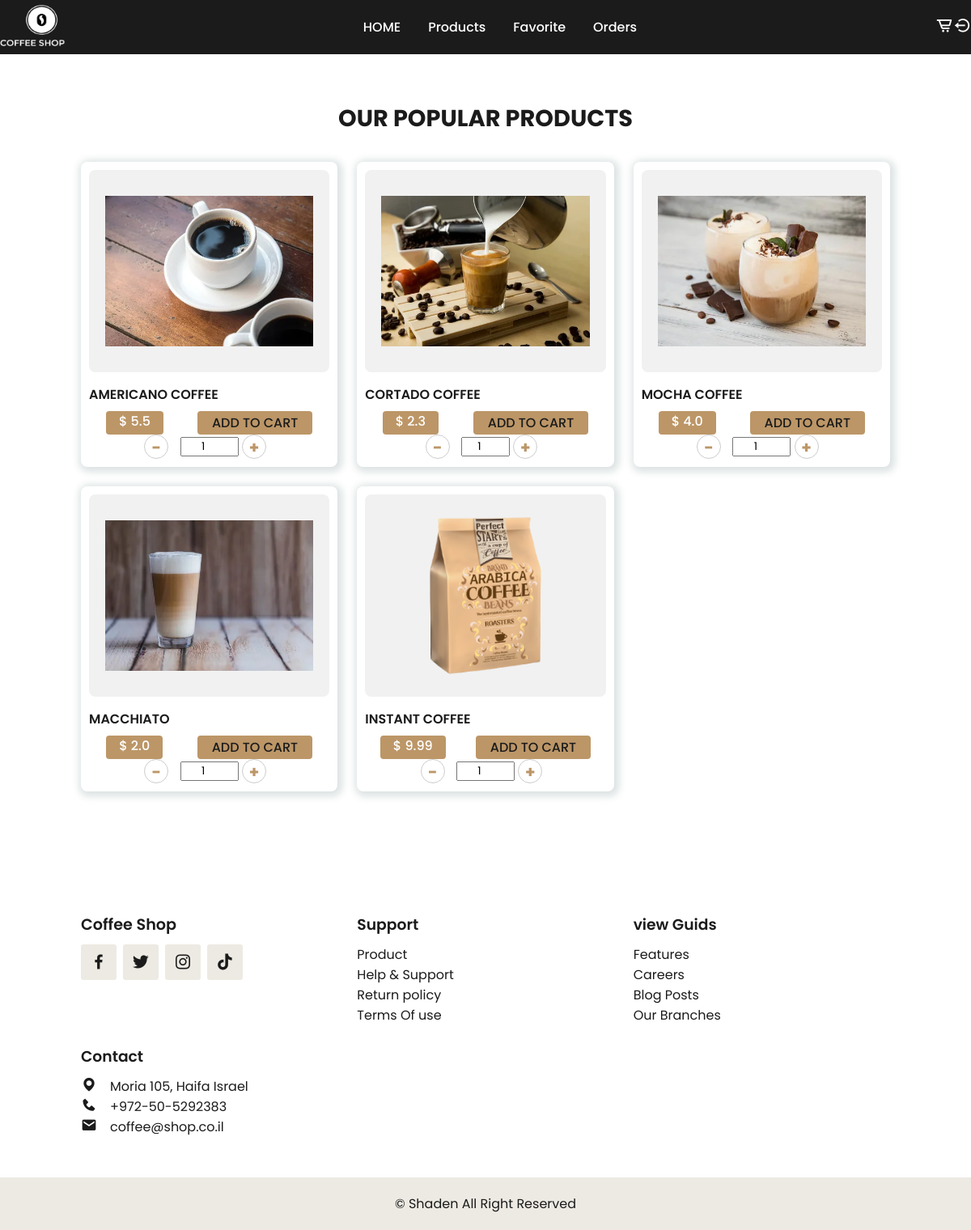
Page /products on the committed database.
### app.py (models this page shows, shortened)
class Products(db.Model):
    product_id = db.Column(db.Integer, primary_key=True)
    product_name = db.Column(db.String(50), unique=False, nullable=False)
    product_price = db.Column(db.Float, unique=False, nullable=False)
    product_quantity = db.Column(db.Integer, unique=False, nullable=False)
    product_description = db.Column(db.String, unique=False, nullable=False)
    filename = db.Column(db.String(100), unique=False, nullable=True)

### app.py (the view)
@app.route("/products")
def products_data():
    product_data = Products.query.all()
    return render_template("products_info.html", product_data=product_data)

### templates/products_info.html (shortened to what this page needs)
<!DOCTYPE html>
<html lang="en">
<head>
</head>
<link href="{{url_for('static', filename= 'style.css')}}", rel="stylesheet">
<link rel="stylesheet" href="https://unpkg.com/boxicons@latest/css/boxicons.min.css">
<body>
    <header>
        <a href="/home" class="logo">
            <img src="././static/images/logo.png" alt="" width="200px" height="300px">
        </a>
        <ul class="navbar">
            <li><a href="/home">HOME</a></li>
            <li><a href="/products">Products</a></li>
            <li><a href="/about_us">Favorite</a></li>
            <li><a href="/customers">Orders</a></li>
        </ul>
        <div class="header-icon">
            <a href="/cartlist_view"><i class="bx bx-cart-alt"></i></a>
            <a href="/logout"><i class='bx bx-log-out-circle'></i></a>
        </div>
    </header>
    <br><br><br>
    <section class="products" id="products">
        <div class="heading">
            <h2>Our popular products</h2>
        </div>
        <div class="product-container">
            {%for product in product_data%}
            <div class="box">
                <a href="{{url_for('product_info', product_id=product.product_id)}}">
                    <img src="{{url_for('display_image',filename=product.filename)}}" alt="">
                </a>
                <h3>{{product.product_name}}</h3>
                <div class="content">
                    <span>$ {{product.product_price}}</span>
                    <a href="/cart/{{product.product_id}}" class="btn">Add to cart</a>
                </div>
                <center>
                <div clas="stepper-input">
                    <a href="#nothing" class="decrement" onclick="decrementValue({{ product.product_id }})">-</a>
                    <input type="number" id="volume-{{ product.product_id }}" name="volume" min="1" max="{{product.product_quantity}}" value="1">
                    <a href="#nothing" class="increment" onclick="incrementValue({{ product.product_id }})">+</a>
                </div>
                </center>
            </div>
            {% endfor %}
        </div>
        <br><br>
    </section>
    <section class="footer">
        <div class="footer-box">
            <h2>Coffee Shop</h2>
            <div class="social">
                <a href="https://www.facebook.com/profile.php?id=100011163738457"><i class='bx bxl-facebook' ></i></a>
                <a href="/"><i class='bx bxl-twitter' ></i></a>
                <a href="/"><i class='bx bxl-instagram' ></i></a>
                <a href="/"><i class='bx bxl-tiktok' ></i></a>
            </div>
        </div>
        <div class="footer-box">
            <h3>Support</h3>
            <li><a href="/">Product</a></li>
            <li><a href="/">Help & Support</a></li>
            <li><a href="/">Return policy</a></li>
            <li><a href="/">Terms Of use</a></li>
        </div>
        <div class="footer-box">
            <h3>view Guids</h3>
            <li><a href="/">Features</a></li>
            <li><a href="/">Careers</a></li>
            <li><a href="/">Blog Posts</a></li>
            <li><a href="/">Our Branches</a></li>
        </div>
        <div class="footer-box">
            <h3>Contact</h3>
            <div class="contact">
                <span><i class='bx bxs-map'></i>Moria 105, Haifa Israel</span>
                <span><i class='bx bxs-phone'></i>+972-50-5292383</span>
                <span><i class='bx bxs-envelope'></i>coffee@shop.co.il</span>
            </div>
        </div>
    </section>
    <section class="copyright">
        <p>&#169; Shaden All Right Reserved</p>
    </section>
</body>
</html>

### static/style.css (style rules this page uses)
* { font-family: 'Poppins', sans-serif; margin: 0; padding: 0; box-sizing: border-box; scroll-padding-top: 4rem; scroll-behavior: smooth; list-style: none; text-decoration: none; }
:root { --main-color:#bc9667; --second-color: #edeae3; --text-color: #1b1b1b; --bg-color:#ffffff; --box-shadow: 2px 2px 10px 4px rgb(14 55 54 / 15%); }
section { padding: 50px 100px; }
img { width:100%; }
body { color: var(--text-color); }
header { position: fixed; width: 100% top: 0; right: 0; left: 0; z-index: 1000; display: flex; justify-content: space-between; align-items: center; padding: 18px 100px transition: 0.5s linear; background: var(--text-color); }
.logo img { width: 80px; height: 60px; }
.navbar { display:flex; }
.navbar a { padding: 8px 17px; color: var(--bg-color); font-size: 1rem; text-transition: uppercase; font-weight: 500; }
.header-icon { font-size:22px; cursor: pointer; z-index: 10000; display: flex; }
.header-icon .bx { color: var(--bg-color); }
.btn { padding: 10px 40px; border-radius: 0.3rem; background: var(--main-color); color: var(--bg-color); font-weight: 500; }
.heading { text-align: center; }
.heading h2 { font-size: 1.8rem; text-transform: uppercase; }
.product-container { display: grid; grid-template-columns: repeat(auto-fit, minmax(280px,auto)); gap: 1.5rem; margin-top: 2rem; }
.product-container .box { position: relative; padding: 10px; display: flex; flex-direction: column; justify-content: center; border-radius: 0.5rem; box-shadow: var(--box-shadow); }
.product-container img { width: 100%; height: 250px; object-fit: contain; object-position: center; padding: 20px; background: #f1f1f1; border-radius: 0.5rem; }
.product-container .box h3 { font-size: 1rem; font-weight: 600; text-transform: uppercase; margin: 0.5rem 0 0.5rem; }
.product-container .box .content { display:flex; align-item: center; justify: center; justify-content: space-around; }
.product-container .box .content span { padding: 0 1rem; color: var(--bg-color); background: var(--main-color); border-radius: 4px; font-weight: 500; }
.product-container .box .content a { padding: 0 1rem; color: var(--text-color); border: 2px solid var(--main-color); border-radius: 4px; text-transform: uppercase; }
.footer { display: grid; grid-template-columns: repeat(auto-fit, minmax(240px,auto)); gap: 1.5rem; }
.footer-box h2 { font-size: 1.2rem; font-weight: 600; margin-bottom: 10px; }
.social { display:flex; align-items: center; column-gap: 0.5rem; }
.social a .bx { font-size:24px; color: var(--text-color); padding: 10px; background: var(--second-color); border-radius: 0.2rem; }
.footer-box h3 { font-weight: 600; margin-bottom: 10px; }
.footer-box li a { color: var(--text-color); }
.contact { row-gap: 0.5rem; }
.contact span { display:flex; align-item: center; }
.contact i { font-size: 20px; margin-right: 1rem; }
.copyright { padding: 20px; text-align: center; background: var(--second-color); }
a.decrement, a.increment { display: inline-block; width: 30px; height: 30px; text-align: center; line-height: 30px; font-size: 20px; font-weight: bold; border: 1px solid #ccc; border-radius: 50%; margin-right: 10px; vertical-align: middle; text-decoration: none; color: var(--main-color); }
input[type="number"] { text-align: center; }

### rows in the picture
Products: filename (picture), product_name "AMERICANO COFFEE", product_price "5.5", volume "1"
Products: filename (picture), product_name "CORTADO COFFEE", product_price "2.3"
Products: filename (picture), product_name "MOCHA COFFEE", product_price "4.0"
Products: filename (picture), product_name "MACCHIATO", product_price "2.0"
Products: filename (picture), product_name "INSTANT COFFEE", product_price "9.99"
